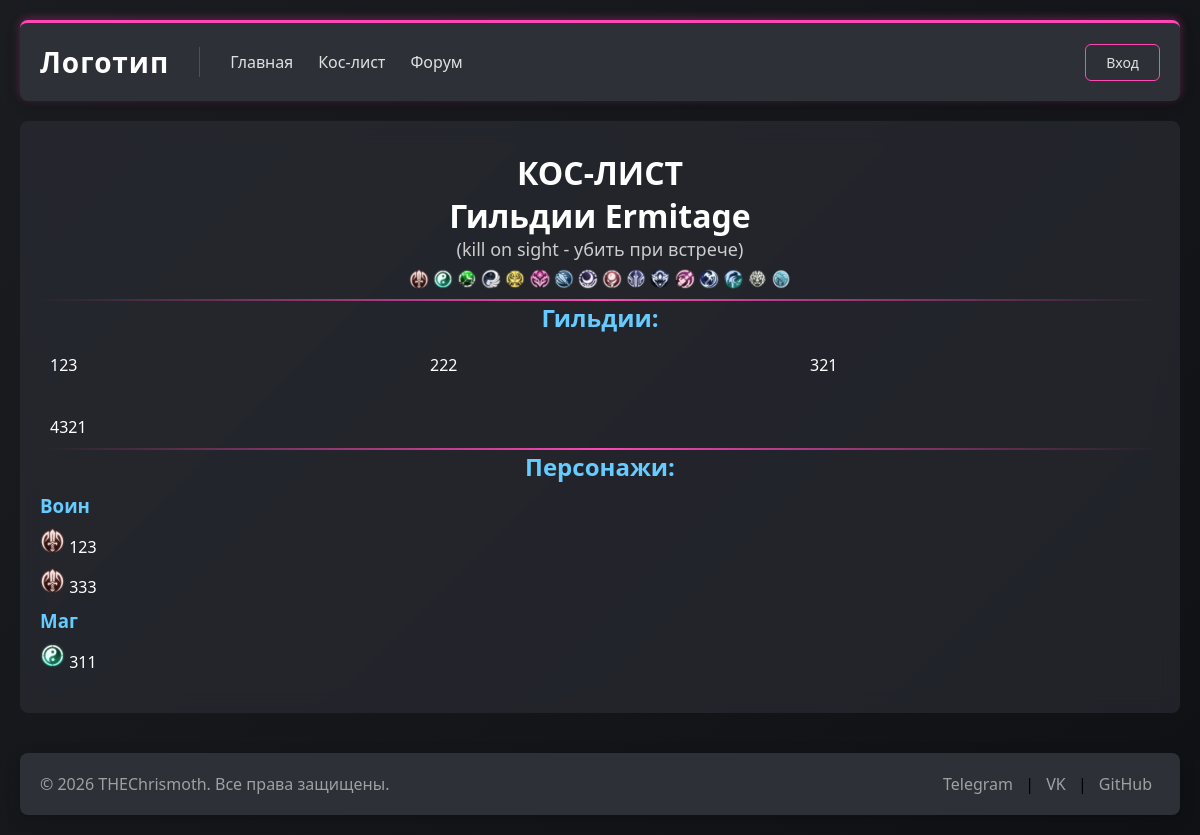
Page /koslist/ on the committed database.
### koslist/models.py (models this page shows, shortened)
class Guild(models.Model):
    name = models.CharField('Название гильдии', max_length = 100)
    url_obs = models.URLField('Ссылка на гильдию', blank = True, null = False)
    class Meta:
        ordering = ('name',)
        verbose_name = 'Гильдию'
        verbose_name_plural = 'Гильдии'

class Player(models.Model):
    CLASS_CHOICES = [
        ('var', 'Воин'),
        ('mag', 'Маг'),
        ('luk', 'Лучник'),
        ('zhrec', 'Жрец'),
        ('obor', 'Оборотень'),
        ('dru', 'Друид'),
        ('sin', 'Син'),
        ('sham', 'Шаман'),
        ('mist', 'Мистик'),
        ('strazh', 'Страж'),
        ('pal', 'Паладин'),
        ('strel', 'Стрелок'),
        ('priz', 'Призрак'),
        ('zhnec', 'Жнец'),
        ('makaka', 'Странник'),
        ('bard', 'Бард'),
        ('dk', 'Дух крови')
    ]
    name = models.CharField('Ник персонажа', max_length = 20)
    player_class = models.CharField('Класс персонажа', max_length = 20, choices = CLASS_CHOICES)
    url_obs = models.CharField('Ссылка на персонажа', blank =True, null = False)
    class Meta:
        ordering = ('name',)
        verbose_name = 'Игрока'
        verbose_name_plural = 'Игроки'
    def get_icon_url(self):
        icons = {
            'var': 'class_icon/voin.png',
            'mag': 'class_icon/mag.png',
            'luk': 'class_icon/luk.png',
            'zhrec': 'class_icon/zhrec.png',
            'obor': 'class_icon/obor.png',
            'dru': 'class_icon/dru.png',
            'sin': 'class_icon/sin.png',
            'sham': 'class_icon/sham.png',
            'mist': 'class_icon/mist.png',
            'strazh': 'class_icon/strazh.png',
            'pal': 'class_icon/pal.png',
            'strel': 'class_icon/strel.png',
            'priz': 'class_icon/priz.png',
            'zhnec': 'class_icon/zhnec.png',
            'makaka': 'class_icon/makaka.png',
            'bard': 'class_icon/bard1.png',
        }
        icon_path = icons.get(self.player_class, '')
        if icon_path:
            return static(icon_path)
        return ''

### koslist/views.py (the view)
# urls.py: path('', views.kos_view, name='koslist'),
def kos_view(request):
    guilds = Guild.objects.all()
    players = Player.objects.all()
    players_by_class = {}
    for player in players:
        if player.player_class not in players_by_class:
            players_by_class[player.player_class] = []
        players_by_class[player.player_class].append(player)
    context = {
            'players_by_class': players_by_class,
            'guilds': guilds,
           }
    return render(request, 'koslist/koslist.html', context)

### templates/koslist/koslist.html
{% extends 'base.html' %}
{% load static %}
{% block extra_css %}
    <link rel = "stylesheet" href = "{% static 'koslist/css/style.css' %}">
{% endblock %}
{% block content %}
<div class = "koslist-container">
  <h1>КОС-ЛИСТ<br>Гильдии Ermitage</h1>
  <p>(kill on sight - убить при встрече)</p>
  <div class = "class-icons">
    <img src ="{% static 'class_icon/voin.png' %}">
    <img src = "{% static 'class_icon/mag.png' %}">
    <img src = "{% static 'class_icon/luk.png' %}">
    <img src = "{% static 'class_icon/zhrec.png' %}">
    <img src = "{% static 'class_icon/obor.png' %}">
    <img src = "{% static 'class_icon/dru.png' %}">
    <img src = "{% static 'class_icon/sin.png' %}">
    <img src = "{% static 'class_icon/sham.png' %}">
    <img src = "{% static 'class_icon/mist.png' %}">
    <img src = "{% static 'class_icon/strazh.png' %}">
    <img src = "{% static 'class_icon/pal.png' %}">
    <img src = "{% static 'class_icon/strel.png' %}">
    <img src = "{% static 'class_icon/priz.png' %}">
    <img src = "{% static 'class_icon/zhnec.png' %}">
    <img src = "{% static 'class_icon/makaka.png' %}">
    <img src = "{% static 'class_icon/bard1.png' %}">
  </div>
  <hr>
  <h2>Гильдии:</h2>
  <ul class = "guilds-grid">
    {% for guild in guilds %}
        <li><a href = "{{ guild.url_obs }}">{{ guild.name }}</a></li>
    {% endfor %}
  </ul>
  <hr>
  <h2>Персонажи:</h2>
  <ul class = "player-grid">
  {% for class, players in players_by_class.items %}
    <h3>{{ players.0.get_player_class_display }}</h3>
    {% for player in players %}
      <div class = "player-item">
        <img src = "{{ player.get_icon_url }}" >
        <a href = "{{ player.url_obs }}">{{ player.name }}</a>
      </div>
    {% endfor %}
  {% endfor %}
  </ul>
</div>
{% endblock %}

### static/css/style.css (style rules this page uses)
* { margin: 0; padding: 0; box-sizing: border-box; }
body { font-family: 'Segoe UI', Tahoma, Geneva, Verdana, sans-serif; background: linear-gradient(135deg, #1a1c20 0%, #0f1114 100%); min-height: 100vh; display: flex; flex-direction: column; align-items: center; padding: 20px; }

### static/koslist/css/style.css (style rules this page uses)
.koslist-container { max-width: 100%; margin: 0 auto; }
.koslist-container h1 { color: #ffffff; text-align: center; margin-bottom: 0px; }
.koslist-container h2 { color: #66CCFF; text-align: center; margin-bottom: 10px; }
.koslist-container h3 { color: #66CCFF; margin-bottom: 10px; }
.koslist-container p { color: #cccccc !important; text-align: center; font-size: 18px; margin-bottom: 5px; }
.koslist-container hr { margin: 0px 0; border: none; height: 2px; background: linear-gradient(90deg, transparent, #FD48B6, transparent); }
.koslist-container a { color: #ffffff; }
.koslist-container .guilds-grid { display: grid; grid-template-columns: repeat(3, 1fr); gap: 20px; list-style: none; padding: 0; }
.koslist-container .guilds-grid li { padding: 10px; color: #ffffff; }
.koslist-container .guilds-grid a { text-decoration: none; }
.koslist-container .player-item { display: block; margin-bottom: 10px; }
.koslist-container .player-item a { text-decoration: none; }
.koslist-container .class-icons { text-align: center; margin-bottom: 10px; }
.koslist-container .class-icons img { width: 20px; height: 20px; vertical-align: middle; }

### rows in the picture
Guild: name "123"
Guild: name "222"
Guild: name "321"
Guild: name "4321"
Player: player_class "Воин", name "123"
Player: name "333"
Player: player_class "Маг", shows a picture, name "311"
